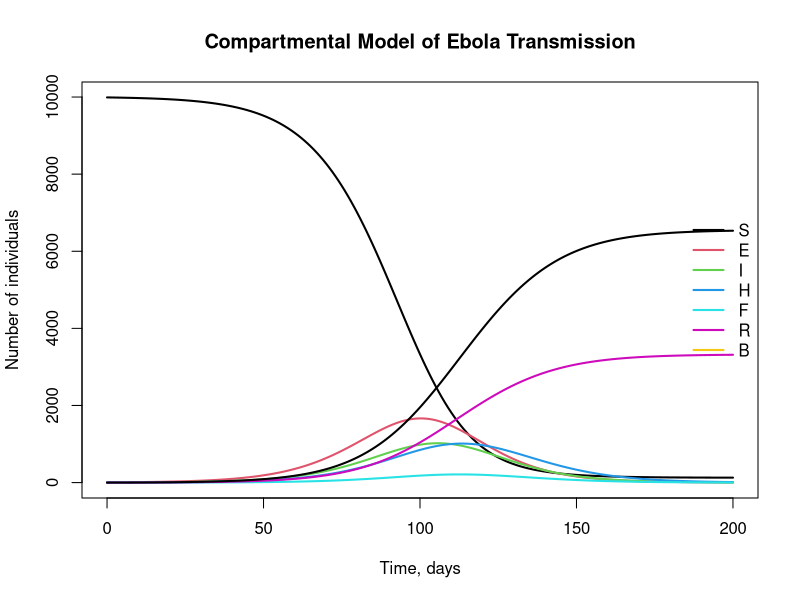
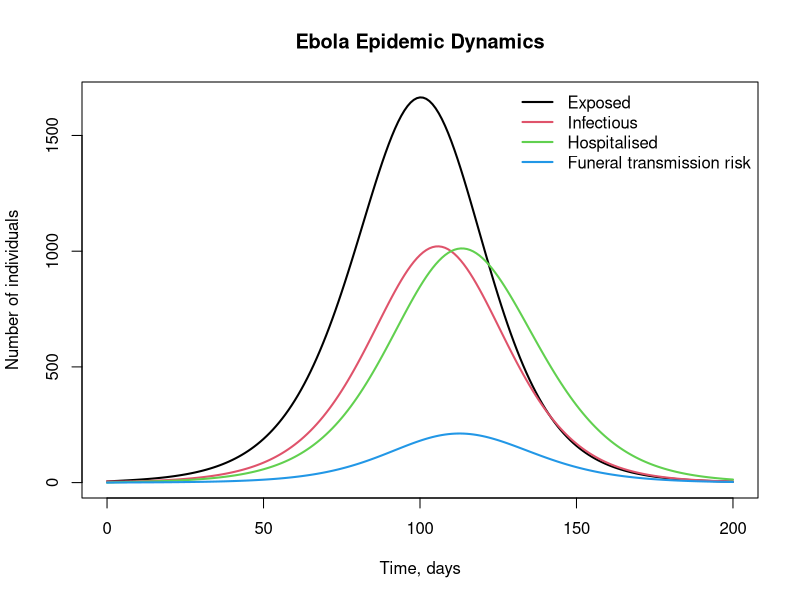
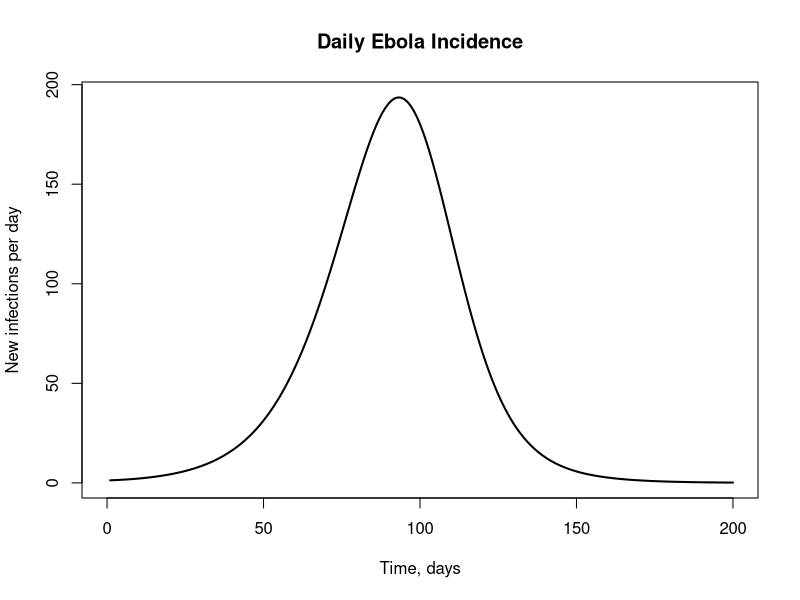
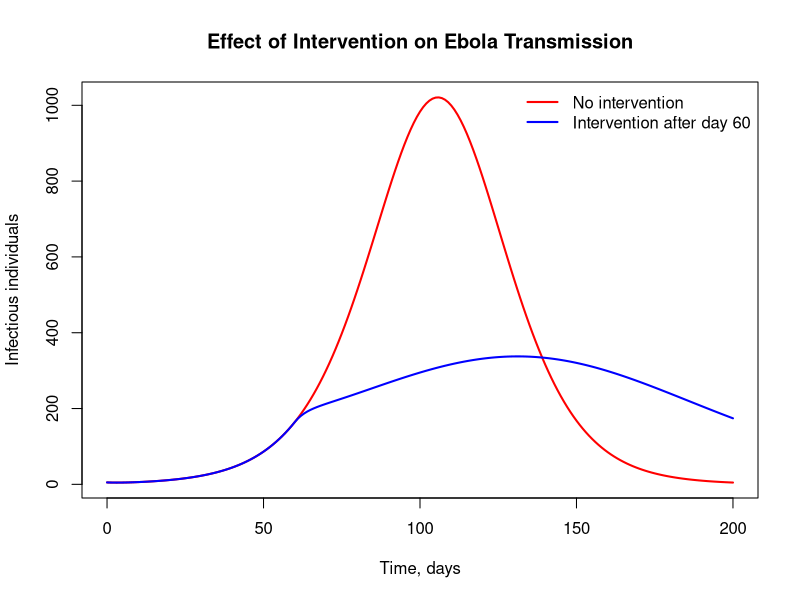

Here is the R script that generated these plots, in order:

## PROMPT: Code up a compartmental model for the disease spread of Ebola using R 
## INTERFACE: Microsoft 365
## MODEL: GPT 5.5 Think Deeper


# Ebola compartmental model in R
# Compartments:
# S = susceptible
# E = exposed, infected but not yet infectious
# I = infectious in the community
# H = hospitalised / isolated infectious cases
# F = deceased but not yet safely buried
# R = recovered
# B = safely buried deceased individuals

# Install if needed:
# install.packages("deSolve")

library(deSolve)

# Define the Ebola model
ebola_model <- function(time, state, parameters) {
  with(as.list(c(state, parameters)), {
    
    # Total living population
    N <- S + E + I + H + R
    
    # Force of infection
    # Transmission can occur from:
    # - infectious individuals in the community
    # - hospitalised individuals
    # - deceased individuals before safe burial
    lambda <- (beta_I * I + beta_H * H + beta_F * F) / N
    
    # Differential equations
    dS <- -lambda * S
    
    dE <- lambda * S - sigma * E
    
    dI <- sigma * E -
      gamma_H * theta * I -
      gamma_R * (1 - theta) * (1 - delta_I) * I -
      gamma_D * (1 - theta) * delta_I * I
    
    dH <- gamma_H * theta * I -
      gamma_HR * (1 - delta_H) * H -
      gamma_HD * delta_H * H
    
    dF <- gamma_D * (1 - theta) * delta_I * I +
      gamma_HD * delta_H * H -
      gamma_F * F
    
    dR <- gamma_R * (1 - theta) * (1 - delta_I) * I +
      gamma_HR * (1 - delta_H) * H
    
    dB <- gamma_F * F
    
    list(c(dS, dE, dI, dH, dF, dR, dB))
  })
}

# -----------------------------
# Initial conditions
# -----------------------------

initial_state <- c(
  S = 9990,  # susceptible
  E = 5,     # exposed
  I = 5,     # infectious
  H = 0,     # hospitalised
  F = 0,     # deceased but unburied
  R = 0,     # recovered
  B = 0      # safely buried
)

# -----------------------------
# Parameter values
# -----------------------------
# These are illustrative values.
# For serious inference or forecasting, parameters should be estimated
# from outbreak-specific data.

parameters <- c(
  beta_I = 0.25,   # transmission rate from community infectious cases
  beta_H = 0.10,   # transmission rate from hospitalised cases
  beta_F = 0.50,   # transmission rate from deceased/unburied cases
  
  sigma = 1 / 9.4, # incubation rate, inverse of average incubation period
  
  theta = 0.6,     # proportion of infectious cases hospitalised
  
  delta_I = 0.7,   # case fatality ratio outside hospital
  delta_H = 0.5,   # case fatality ratio in hospital
  
  gamma_H = 1 / 5,    # rate of hospitalisation from infectious class
  gamma_R = 1 / 10,   # recovery rate outside hospital
  gamma_D = 1 / 8,    # death rate outside hospital
  
  gamma_HR = 1 / 12,  # recovery rate in hospital
  gamma_HD = 1 / 7,   # death rate in hospital
  
  gamma_F = 1 / 2     # burial rate
)

# -----------------------------
# Time period
# -----------------------------

times <- seq(0, 200, by = 1)

# -----------------------------
# Solve ODE system
# -----------------------------

output <- ode(
  y = initial_state,
  times = times,
  func = ebola_model,
  parms = parameters
)

output <- as.data.frame(output)

# -----------------------------
# Plot results
# -----------------------------

matplot(
  output$time,
  output[, c("S", "E", "I", "H", "F", "R", "B")],
  type = "l",
  lty = 1,
  lwd = 2,
  xlab = "Time, days",
  ylab = "Number of individuals",
  main = "Compartmental Model of Ebola Transmission"
)

legend(
  "right",
  legend = c("S", "E", "I", "H", "F", "R", "B"),
  col = 1:7,
  lty = 1,
  lwd = 2,
  bty = "n"
)

# -----------------------------
# Plot infectious-related classes only
# -----------------------------

matplot(
  output$time,
  output[, c("E", "I", "H", "F")],
  type = "l",
  lty = 1,
  lwd = 2,
  xlab = "Time, days",
  ylab = "Number of individuals",
  main = "Ebola Epidemic Dynamics"
)

legend(
  "topright",
  legend = c("Exposed", "Infectious", "Hospitalised", "Funeral transmission risk"),
  col = 1:4,
  lty = 1,
  lwd = 2,
  bty = "n"
)

# Approximate daily new infections
output$new_infections <- c(NA, -diff(output$S))

plot(
  output$time,
  output$new_infections,
  type = "l",
  lwd = 2,
  xlab = "Time, days",
  ylab = "New infections per day",
  main = "Daily Ebola Incidence"
)

ebola_model_intervention <- function(time, state, parameters) {
  with(as.list(c(state, parameters)), {
    
    # Intervention reduces transmission after day 60
    if (time >= 60) {
      beta_I_eff <- beta_I * 0.6
      beta_H_eff <- beta_H * 0.5
      beta_F_eff <- beta_F * 0.3
    } else {
      beta_I_eff <- beta_I
      beta_H_eff <- beta_H
      beta_F_eff <- beta_F
    }
    
    N <- S + E + I + H + R
    
    lambda <- (beta_I_eff * I + beta_H_eff * H + beta_F_eff * F) / N
    
    dS <- -lambda * S
    dE <- lambda * S - sigma * E
    
    dI <- sigma * E -
      gamma_H * theta * I -
      gamma_R * (1 - theta) * (1 - delta_I) * I -
      gamma_D * (1 - theta) * delta_I * I
    
    dH <- gamma_H * theta * I -
      gamma_HR * (1 - delta_H) * H -
      gamma_HD * delta_H * H
    
    dF <- gamma_D * (1 - theta) * delta_I * I +
      gamma_HD * delta_H * H -
      gamma_F * F
    
    dR <- gamma_R * (1 - theta) * (1 - delta_I) * I +
      gamma_HR * (1 - delta_H) * H
    
    dB <- gamma_F * F
    
    list(c(dS, dE, dI, dH, dF, dR, dB))
  })
}

output_intervention <- ode(
  y = initial_state,
  times = times,
  func = ebola_model_intervention,
  parms = parameters
)

output_intervention <- as.data.frame(output_intervention)

plot(
  output$time,
  output$I,
  type = "l",
  lwd = 2,
  col = "red",
  xlab = "Time, days",
  ylab = "Infectious individuals",
  main = "Effect of Intervention on Ebola Transmission"
)

lines(
  output_intervention$time,
  output_intervention$I,
  lwd = 2,
  col = "blue"
)

legend(
  "topright",
  legend = c("No intervention", "Intervention after day 60"),
  col = c("red", "blue"),
  lty = 1,
  lwd = 2,
  bty = "n"
)
